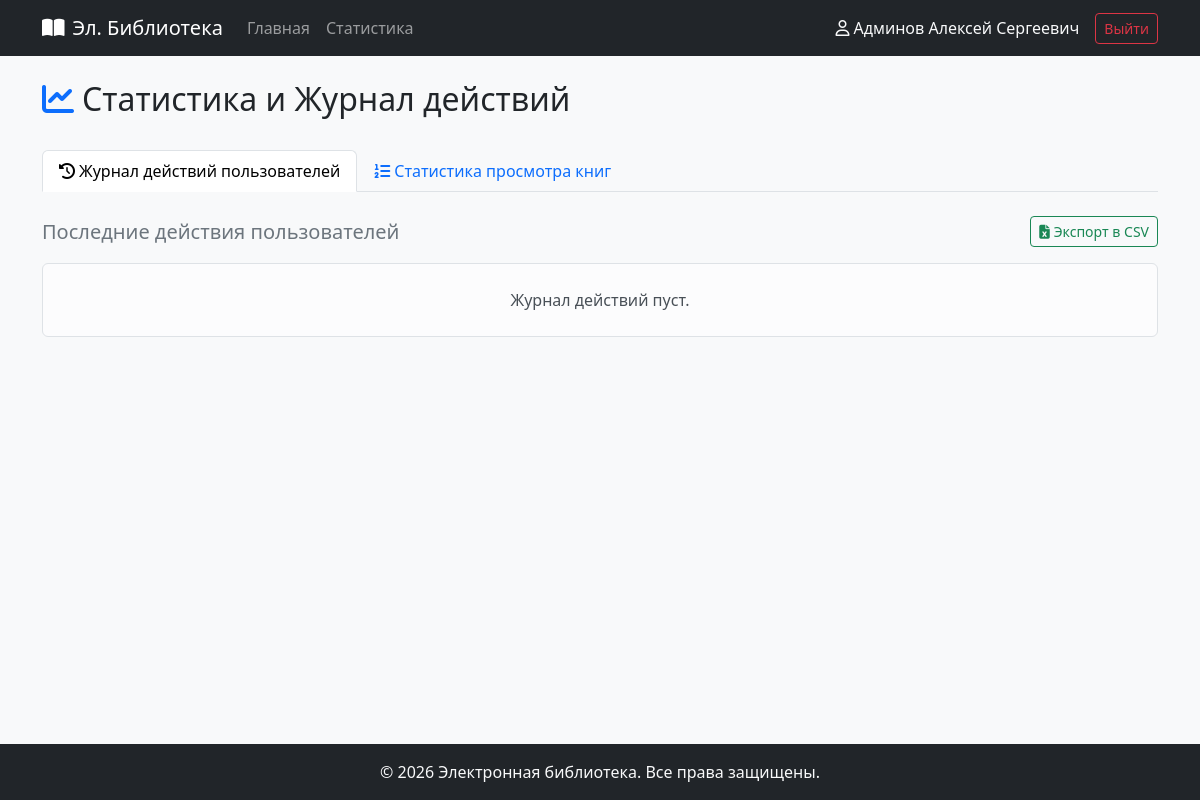
The app's page /admin/stats (signed in), older data.
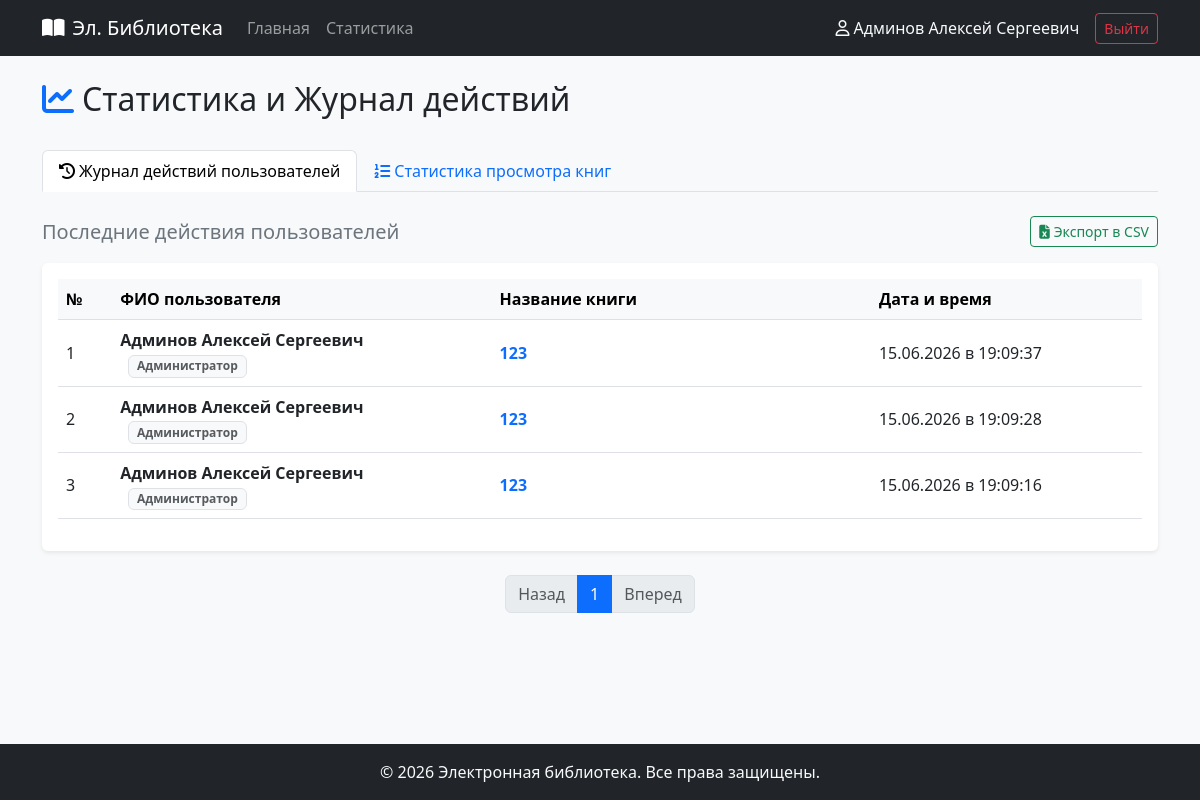
The same page, newer data.
### models.py (models this page shows, shortened)
class VisitLog(db.Model):
    __tablename__ = 'visit_logs'
    id = db.Column(db.Integer, primary_key=True)
    book_id = db.Column(db.Integer, db.ForeignKey('books.id', ondelete='CASCADE'), nullable=False)
    user_id = db.Column(db.Integer, db.ForeignKey('users.id', ondelete='CASCADE'), nullable=True)
    created_at = db.Column(db.DateTime, default=datetime.utcnow, nullable=False)
    user = db.relationship('User')

class User(db.Model, UserMixin):
    __tablename__ = 'users'
    id = db.Column(db.Integer, primary_key=True)
    login = db.Column(db.String(50), unique=True, nullable=False)
    password_hash = db.Column(db.String(255), nullable=False)
    last_name = db.Column(db.String(50), nullable=False)
    first_name = db.Column(db.String(50), nullable=False)
    middle_name = db.Column(db.String(50))
    role_id = db.Column(db.Integer, db.ForeignKey('roles.id'), nullable=False)
    role = db.relationship('Role', backref='users')
    @property
    def get_fio(self):
        if self.middle_name:
            return f"{self.last_name} {self.first_name} {self.middle_name}"
        return f"{self.last_name} {self.first_name}"
    @property
    def is_admin(self):
        return self.role.name == 'Администратор'

class Role(db.Model):
    __tablename__ = 'roles'
    id = db.Column(db.Integer, primary_key=True)
    name = db.Column(db.String(50), nullable=False)
    description = db.Column(db.Text, nullable=False)

class Book(db.Model):
    __tablename__ = 'books'
    id = db.Column(db.Integer, primary_key=True)
    title = db.Column(db.String(255), nullable=False)
    short_description = db.Column(db.Text, nullable=False)
    year = db.Column(db.Integer, nullable=False)
    publisher = db.Column(db.String(255), nullable=False)
    author = db.Column(db.String(255), nullable=False)
    pages_count = db.Column(db.Integer, nullable=False)
    genres = db.relationship('Genre', secondary=book_genre, backref=db.backref('books', lazy=True))
    cover = db.relationship('Cover', backref='book', uselist=False, cascade="all, delete-orphan")
    reviews = db.relationship('Review', backref='book', cascade="all, delete-orphan")
    visits = db.relationship('VisitLog', backref='book', cascade="all, delete-orphan")

### app.py (the view, shortened to what this page needs)
@app.route('/admin/stats')
@role_required('Администратор')
def admin_stats():
    active_tab = request.args.get('tab', 'journal')
    page_j = request.args.get('page_j', 1, type=int)
    page_s = request.args.get('page_s', 1, type=int)
    date_from_str = request.args.get('date_from', '')
    date_to_str = request.args.get('date_to', '')
    journal_pagination = VisitLog.query.order_by(VisitLog.created_at.desc()).paginate(page=page_j, per_page=10, error_out=False)
    stats_query = db.session.query(
        Book.title,
        func.count(VisitLog.id).label('view_count')
    ).join(VisitLog, Book.id == VisitLog.book_id)\
     .filter(VisitLog.user_id.isnot(None))
    if date_from_str:
        try:
            df = datetime.strptime(date_from_str, '%Y-%m-%d')
            stats_query = stats_query.filter(VisitLog.created_at >= df)
        except ValueError:
            pass
    stats_query = stats_query.group_by(Book.id).order_by(func.count(VisitLog.id).desc())
    stats_pagination = stats_query.paginate(page=page_s, per_page=10, error_out=False)
    return render_template('admin_stats.html',
                           active_tab=active_tab,
                           page_j=page_j,
                           page_s=page_s,
                           date_from=date_from_str,
                           date_to=date_to_str,
                           journal_pagination=journal_pagination,
                           stats_pagination=stats_pagination)

### app.py (called while the page is built)
@login_manager.user_loader
def load_user(user_id):
    return User.query.get(int(user_id))

def role_required(*role_names):
    def decorator(f):
        @wraps(f)
        def decorated_function(*args, **kwargs):
            if not current_user.is_authenticated:
                flash("Для выполнения данного действия необходимо пройти процедуру аутентификации.", "warning")
                return redirect(url_for('login', next=request.url))
            if current_user.role.name not in role_names:
                flash("У вас недостаточно прав для выполнения данного действия.", "danger")
                return redirect(url_for('index'))
            return f(*args, **kwargs)
        return decorated_function
    return decorator

### templates/admin_stats.html (shortened to what the changed rows need)
{% extends 'base.html' %}
{% block content %}
<div class="d-flex justify-content-between align-items-center mb-4">
    <h2><i class="fa-solid fa-chart-line text-primary me-2"></i>Статистика и Журнал действий</h2>
</div>
<div class="tab-content">
    {% if active_tab == 'journal' %}
        <div class="tab-pane fade show active" role="tabpanel">
            <div class="d-flex justify-content-between align-items-center mb-3">
                <h5 class="text-secondary mb-0">Последние действия пользователей</h5>
                <a href="{{ url_for('export_csv', export_type='journal') }}" class="btn btn-outline-success btn-sm">
                </a>
            </div>
            {% if journal_pagination.items %}
                <div class="table-responsive bg-white rounded shadow-sm p-3">
                    <table class="table table-hover align-middle">
                        <thead class="table-light text-secondary">
                            <tr>
                                <th scope="col" style="width: 5%;">№</th>
                                <th scope="col" style="width: 35%;">ФИО пользователя</th>
                                <th scope="col" style="width: 35%;">Название книги</th>
                                <th scope="col" style="width: 25%;">Дата и время</th>
                            </tr>
                        </thead>
                        <tbody>
                            {% for log in journal_pagination.items %}
                                <tr>
                                    <td>{{ (journal_pagination.page - 1) * journal_pagination.per_page + loop.index }}</td>
                                    <td>
                                        {% if log.user_id %}
                                            <span class="fw-bold text-dark">{{ log.user.get_fio }}</span>
                                            <span class="badge bg-light text-muted border ms-2">{{ log.user.role.name }}</span>
                                        {% else %}
                                            <span class="text-muted"><i class="fa-solid fa-user-slash me-1 text-secondary"></i>Неаутентифицированный пользователь</span>
                                        {% endif %}
                                    </td>
                                    <td>
                                        {% if log.book %}
                                            <a href="{{ url_for('view_book', book_id=log.book.id) }}" class="text-decoration-none fw-semibold">{{ log.book.title }}</a>
                                        {% else %}
                                            <span class="text-danger">Удаленная книга</span>
                                        {% endif %}
                                    </td>
                                    <td>{{ log.created_at.strftime('%d.%m.%Y в %H:%M:%S') }}</td>
                                </tr>
                            {% endfor %}
                        </tbody>
                    </table>
                </div>
                <nav class="mt-4" aria-label="Page navigation">
                    <ul class="pagination justify-content-center">
                        <li class="page-item {% if not journal_pagination.has_prev %}disabled{% endif %}">
                            <a class="page-link" href="{{ url_for('admin_stats', tab='journal', page_j=journal_pagination.prev_num, page_s=page_s) }}">Назад</a>
                        </li>
                        {% for page_num in journal_pagination.iter_pages(left_edge=1, right_edge=1, left_current=1, right_current=2) %}
                            {% if page_num %}
                                <li class="page-item {% if page_num == journal_pagination.page %}active{% endif %}">
                                    <a class="page-link" href="{{ url_for('admin_stats', tab='journal', page_j=page_num, page_s=page_s) }}">{{ page_num }}</a>
                                </li>
                            {% else %}
                                <li class="page-item disabled"><span class="page-link">...</span></li>
                            {% endif %}
                        {% endfor %}
                        <li class="page-item {% if not journal_pagination.has_next %}disabled{% endif %}">
                            <a class="page-link" href="{{ url_for('admin_stats', tab='journal', page_j=journal_pagination.next_num, page_s=page_s) }}">Вперед</a>
                        </li>
                    </ul>
                </nav>
            {% else %}
                <div class="alert alert-light border text-center py-4">Журнал действий пуст.</div>
            {% endif %}
        </div>
    {% endif %}
</div>
{% endblock %}

Row changes from the older to the newer data that the page shows:
added VisitLog: user "1", user.get_fio "Админов Алексей Сергеевич", user.role.name "Администратор", book "123", created_at "15.06.2026 в 19:09:37"
added VisitLog: id "2", user.get_fio "Админов Алексей Сергеевич", user.role.name "Администратор", book "123", created_at "15.06.2026 в 19:09:28"
added VisitLog: book "3", user.get_fio "Админов Алексей Сергеевич", user.role.name "Администратор", book "123", created_at "15.06.2026 в 19:09:16"
Text that changed along with them:
text no longer shown: "Журнал действий пуст."
text now shown: "№ ФИО пользователя Название книги Дата и время Назад Вперед"
new list line: "1"
